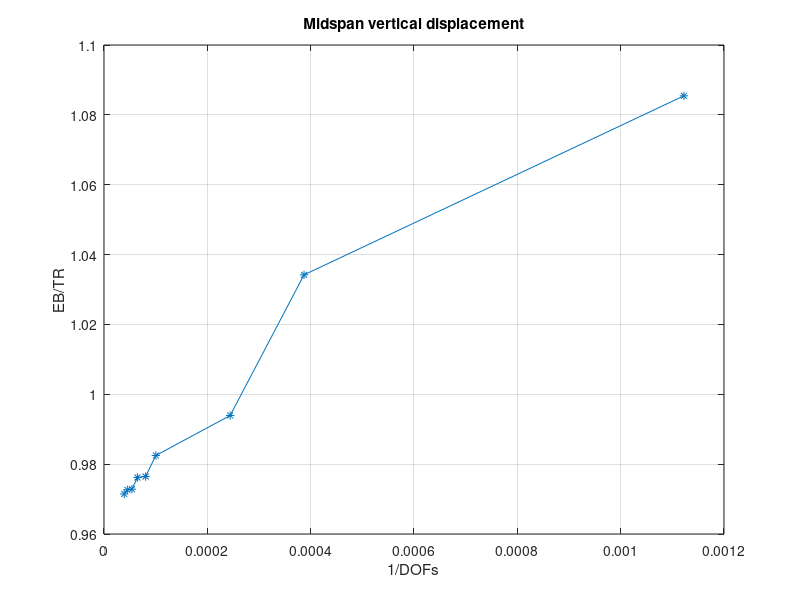
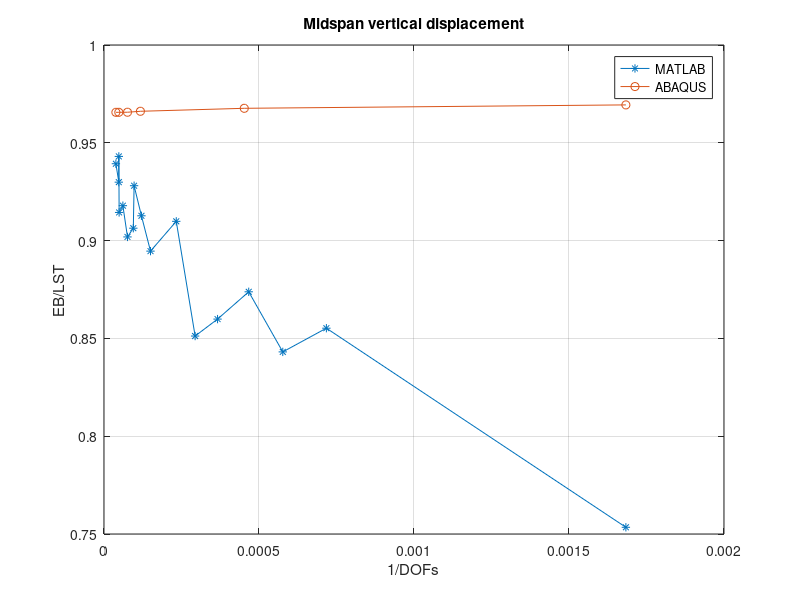
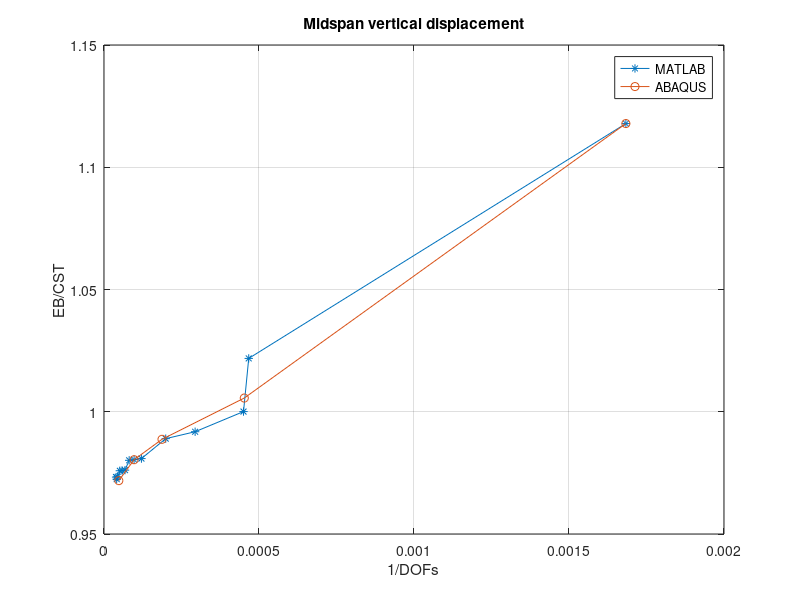

The MATLAB source for these figures, in order:
clear all;
close all;
clc;
Euler = 0.001190476190476;

CST_dofs = [594,2142,2222,3402,5022,8282,10302,12322,14762,17182,19602,22842,24462,25662];
CST = [0.001064951716968,0.001165059242005,0.001190388895012,0.001200283991053,0.001203717354782,0.001213720937214,...
    0.001214289517394,0.001214598443731,0.001219601547756,0.001219790119117,0.001219912491413,0.001223069785971,0.001224238175844,...
    0.001223154500608];

LST_dofs = [594,1394,1734,2142,2730,3402,4290,6666,8282,10302,10578,13202,16422,20502,20898,20930,26082];
LST = [0.001580072703449,0.001392014990965,0.001412019295893,0.001362374920909,0.001384481393102,0.001398571095398,...
    0.001308427179395,0.001330708354128,0.001304366004828,0.001282749399446,0.001313490942182,...
    0.001319996006625,0.001297014379057,0.001301927429989,0.001262376654595,0.001280249347114,0.001267409217244];


TR_dofs = [891,2583,4095,9963,12423,15453,18513,22143,25545];
TR = [0.001096762300234,0.001151110756730,0.001197741821396,0.001211703000320,...
    0.001219183865479,0.001219542219717,0.001223723184922,0.001223937663794,0.001225441416596];


% figure;
% plot(Euler./LST,1./LST_dofs);
% grid on;
% ylabel('1/DOFs'); xlabel('EB/LST');
% title('Midspan vertical displacement');

% figure;
% plot(1./CST_dofs,Euler./CST);
% grid on;
% xlabel('1/DOFs'); ylabel('EB/CST');
% title('Midspan vertical displacement');

figure;
plot(1./TR_dofs,Euler./TR,'*-');
grid on;
xlabel('1/DOFs'); ylabel('EB/TR');
title('Midspan vertical displacement');


%% ABAQUS

LST_dofs_A = [594,2210,8514,13202,20930,26082];
LST_A = [0.00122808,0.00123029,0.00123223,0.00123285,0.0012329,0.00123291];

figure;
plot(1./LST_dofs,Euler./LST,'*-',1./LST_dofs_A,Euler./LST_A,'o-');
grid on;
xlabel('1/DOFs'); ylabel('EB/LST');
title('Midspan vertical displacement');
legend('MATLAB','ABAQUS');


CST_dofs_A = [594,2210,5346,10302,20930];
CST_A = [0.00106495,0.00118384,0.00120405,0.00121429,0.00122499];

figure;
plot(1./CST_dofs,Euler./CST,'*-',1./CST_dofs_A,Euler./CST_A,'o-');
grid on;
xlabel('1/DOFs'); ylabel('EB/CST');
title('Midspan vertical displacement');
legend('MATLAB','ABAQUS');
